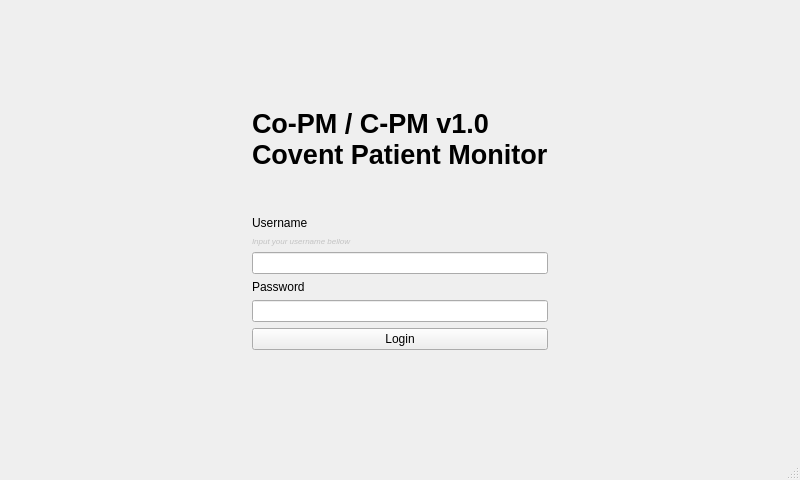
<?xml version="1.0" encoding="UTF-8"?>
<ui version="4.0">
 <class>LOGIN</class>
 <widget class="QMainWindow" name="LOGIN">
  <property name="geometry">
   <rect>
    <x>0</x>
    <y>0</y>
    <width>800</width>
    <height>480</height>
   </rect>
  </property>
  <property name="minimumSize">
   <size>
    <width>800</width>
    <height>480</height>
   </size>
  </property>
  <property name="windowTitle">
   <string>MainWindow</string>
  </property>
  <widget class="QWidget" name="centralwidget">
   <layout class="QGridLayout" name="gridLayout">
    <item row="4" column="2">
     <spacer name="horizontalSpacer_2">
      <property name="orientation">
       <enum>Qt::Horizontal</enum>
      </property>
      <property name="sizeHint" stdset="0">
       <size>
        <width>40</width>
        <height>20</height>
       </size>
      </property>
     </spacer>
    </item>
    <item row="3" column="1">
     <spacer name="verticalSpacer_3">
      <property name="orientation">
       <enum>Qt::Vertical</enum>
      </property>
      <property name="sizeType">
       <enum>QSizePolicy::Minimum</enum>
      </property>
      <property name="sizeHint" stdset="0">
       <size>
        <width>20</width>
        <height>40</height>
       </size>
      </property>
     </spacer>
    </item>
    <item row="4" column="1">
     <layout class="QVBoxLayout" name="verticalLayout">
      <item>
       <widget class="QLabel" name="label">
        <property name="text">
         <string>Username</string>
        </property>
       </widget>
      </item>
      <item>
       <widget class="QLabel" name="label_5">
        <property name="font">
         <font>
          <family>Arial</family>
          <pointsize>6</pointsize>
          <italic>true</italic>
         </font>
        </property>
        <property name="styleSheet">
         <string notr="true">color: rgb(195, 195, 195);</string>
        </property>
        <property name="text">
         <string>Input your username bellow</string>
        </property>
       </widget>
      </item>
      <item>
       <widget class="QLineEdit" name="usernameInput"/>
      </item>
      <item>
       <widget class="QLabel" name="pass">
        <property name="text">
         <string>Password</string>
        </property>
       </widget>
      </item>
      <item>
       <widget class="QLineEdit" name="passwordInput">
        <property name="contextMenuPolicy">
         <enum>Qt::DefaultContextMenu</enum>
        </property>
        <property name="inputMethodHints">
         <set>Qt::ImhHiddenText|Qt::ImhNoAutoUppercase|Qt::ImhNoPredictiveText|Qt::ImhSensitiveData</set>
        </property>
        <property name="echoMode">
         <enum>QLineEdit::Password</enum>
        </property>
       </widget>
      </item>
      <item>
       <widget class="QPushButton" name="loginButton">
        <property name="text">
         <string>Login</string>
        </property>
       </widget>
      </item>
     </layout>
    </item>
    <item row="5" column="1">
     <spacer name="verticalSpacer">
      <property name="orientation">
       <enum>Qt::Vertical</enum>
      </property>
      <property name="sizeHint" stdset="0">
       <size>
        <width>20</width>
        <height>40</height>
       </size>
      </property>
     </spacer>
    </item>
    <item row="0" column="1">
     <spacer name="verticalSpacer_2">
      <property name="orientation">
       <enum>Qt::Vertical</enum>
      </property>
      <property name="sizeHint" stdset="0">
       <size>
        <width>20</width>
        <height>40</height>
       </size>
      </property>
     </spacer>
    </item>
    <item row="4" column="0">
     <spacer name="horizontalSpacer">
      <property name="orientation">
       <enum>Qt::Horizontal</enum>
      </property>
      <property name="sizeHint" stdset="0">
       <size>
        <width>40</width>
        <height>20</height>
       </size>
      </property>
     </spacer>
    </item>
    <item row="2" column="1">
     <widget class="QLabel" name="label_3">
      <property name="font">
       <font>
        <pointsize>20</pointsize>
        <weight>75</weight>
        <bold>true</bold>
       </font>
      </property>
      <property name="text">
       <string>Co-PM / C-PM v1.0
Covent Patient Monitor</string>
      </property>
     </widget>
    </item>
   </layout>
  </widget>
  <widget class="QStatusBar" name="statusbar"/>
 </widget>
 <resources/>
 <connections/>
</ui>
